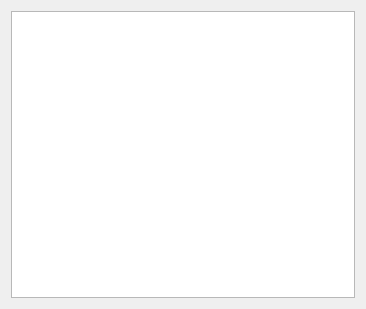
<?xml version="1.0" encoding="UTF-8"?>
<ui version="4.0">
 <class>Widget</class>
 <widget class="QWidget" name="Widget">
  <property name="geometry">
   <rect>
    <x>0</x>
    <y>0</y>
    <width>366</width>
    <height>309</height>
   </rect>
  </property>
  <property name="windowTitle">
   <string>Widget</string>
  </property>
  <layout class="QHBoxLayout" name="horizontalLayout">
   <item>
    <widget class="QTextEdit" name="textEdit"/>
   </item>
  </layout>
 </widget>
 <resources/>
 <connections/>
</ui>
